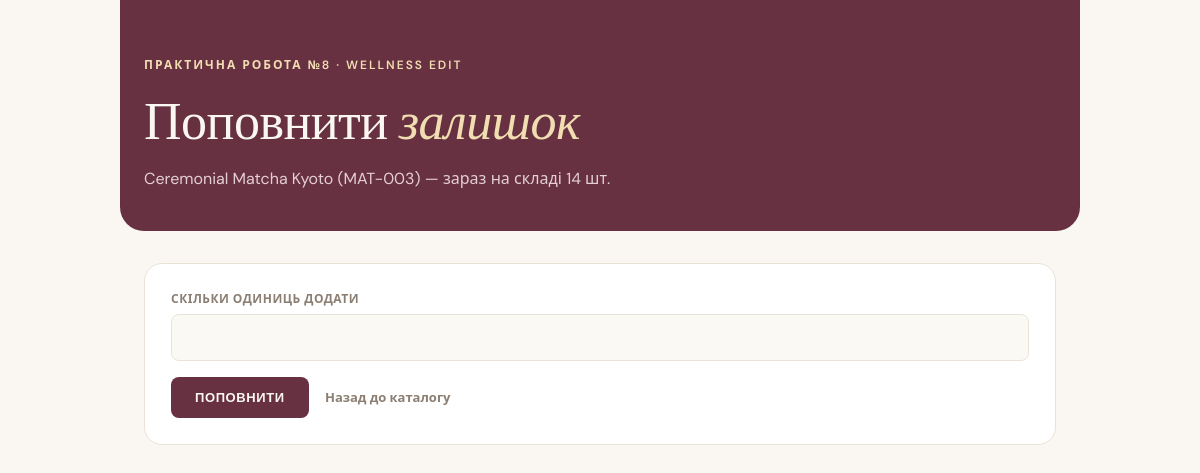
/restock.php?id=1, run on the app's committed database.
### tables this page shows
CREATE TABLE IF NOT EXISTS products (
    id INT AUTO_INCREMENT PRIMARY KEY,
    name VARCHAR(255) NOT NULL,
    price DECIMAL(10, 2) NOT NULL,
    sku VARCHAR(20) NOT NULL UNIQUE,
    stock INT NOT NULL DEFAULT 0
);

### lib/products.php (called while the page is built, shortened)
<?php
function getProductById(PDO $pdo, int $id): ?array
{
    $stmt = $pdo->prepare('SELECT * FROM products WHERE id = :id');
    $stmt->execute([':id' => $id]);
    $row = $stmt->fetch();
    return $row !== false ? $row : null;
}

### lib/security.php (called while the page is built, shortened)
<?php
function h($value): string
{
    return htmlspecialchars((string) $value, ENT_QUOTES | ENT_SUBSTITUTE, 'UTF-8');
}

### restock.php (the view, shortened to what this page needs)
<?php
require_once __DIR__ . '/db.php';
require_once __DIR__ . '/lib/products.php';
$id = filter_input(INPUT_GET, 'id', FILTER_VALIDATE_INT) ?: filter_input(INPUT_POST, 'id', FILTER_VALIDATE_INT);
$product = getProductById($pdo, $id);
$quantity = '';
?>
<!DOCTYPE html>
<html lang="uk">
<head>
    <link rel="stylesheet" href="style.css">
</head>
<body>
    <div class="hero">
        <span class="eyebrow">Практична робота №8 · Wellness Edit</span>
        <h1>Поповнити <em>залишок</em></h1>
        <p class="subtitle"><?= h($product['name']) ?> (<?= h($product['sku']) ?>) — зараз на складі <?= (int) $product['stock'] ?> шт.</p>
    </div>
    <div class="card form-card">
        <form method="post" action="restock.php" novalidate>
            <div class="field">
                <label for="quantity">Скільки одиниць додати</label>
                <input type="number" id="quantity" name="quantity" value="<?= h($quantity) ?>" required min="1" max="100000" step="1">
            </div>
            <button type="submit" class="btn-primary">Поповнити</button>
            <a href="index.php" class="btn-secondary-link">Назад до каталогу</a>
        </form>
    </div>
</body>
</html>

### style.css (style rules this page uses)
:root { --matcha: #CAC488; --butter: #F0DDB2; --orchid: #D4C0DC; --iceblue: #E7F8FF; --peppermint: #DCEECE; --plum: #673141; --plum-light: #8B4A5E; --cream: #FAF7F2; --ink: #2C1F1A; --ink-muted: #8B7E72; --border: #E9E2D6; --font-display: 'Fraunces', Georgia, serif; --font-body: 'DM Sans', system-ui, sans-serif; }
* { box-sizing: border-box; }
body { font-family: var(--font-body); max-width: 960px; margin: 0 auto; padding: 0 16px 48px; color: var(--ink); background: var(--cream); line-height: 1.5; font-weight: 400; }
.hero { background: var(--plum); color: var(--cream); margin: 0 -16px 24px; padding: 32px 18px 28px; border-radius: 0 0 18px 18px; }
.eyebrow { display: block; font-size: 11px; font-weight: 600; letter-spacing: 1.5px; text-transform: uppercase; color: var(--butter); margin-bottom: 14px; }
h1 { font-family: var(--font-display); font-weight: 400; font-size: 30px; line-height: 1.1; margin: 0 0 14px; color: var(--cream); letter-spacing: -0.5px; }
h1 em { font-style: italic; font-weight: 300; color: var(--butter); }
.subtitle { font-size: 14px; color: #E4CFD6; max-width: 480px; margin: 0; }
.card { background: #ffffff; border-radius: 14px; border: 1px solid var(--border); overflow: hidden; margin-bottom: 20px; overflow-x: auto; }
.form-card { padding: 18px; }
.field { margin-bottom: 16px; }
label { display: block; font-size: 12px; font-weight: 600; text-transform: uppercase; letter-spacing: 0.5px; color: var(--ink-muted); margin-bottom: 6px; }
input[type="text"], input[type="number"], select { width: 100%; font-family: var(--font-body); font-size: 15px; color: var(--ink); background: #FBF9F4; border: 1px solid var(--border); border-radius: 8px; padding: 11px 14px; transition: border-color 0.15s ease, background-color 0.15s ease; }
.btn-primary { display: inline-block; font-size: 13px; font-weight: 600; text-transform: uppercase; letter-spacing: 0.6px; color: var(--cream); background: var(--plum); border: none; border-radius: 8px; padding: 13px 24px; cursor: pointer; text-decoration: none; transition: background-color 0.15s ease; }
.btn-secondary-link { display: inline-block; font-size: 13px; font-weight: 600; color: var(--ink-muted); text-decoration: none; margin-left: 12px; }
@media (min-width: 640px) { body { padding: 0 24px 72px; } }
@media (min-width: 640px) { .hero { margin: 0 -24px 32px; padding: 56px 24px 40px; border-radius: 0 0 24px 24px; } }
@media (min-width: 640px) { .eyebrow { font-size: 12px; letter-spacing: 2px; margin-bottom: 18px; } }
@media (min-width: 640px) { h1 { font-size: 48px; margin: 0 0 18px; } }
@media (min-width: 640px) { .subtitle { font-size: 16px; } }
@media (min-width: 640px) { .card { border-radius: 18px; margin-bottom: 28px; overflow-x: visible; } }
@media (min-width: 640px) { .form-card { padding: 26px; } }
@media (min-width: 640px) { input[type="text"], input[type="number"], select { font-size: 16px; padding: 12px 16px; } }
@media (min-width: 960px) { h1 { font-size: 52px; } }

### data on the page
products: name "Ceremonial Matcha Kyoto", sku "MAT-003", stock "14"
